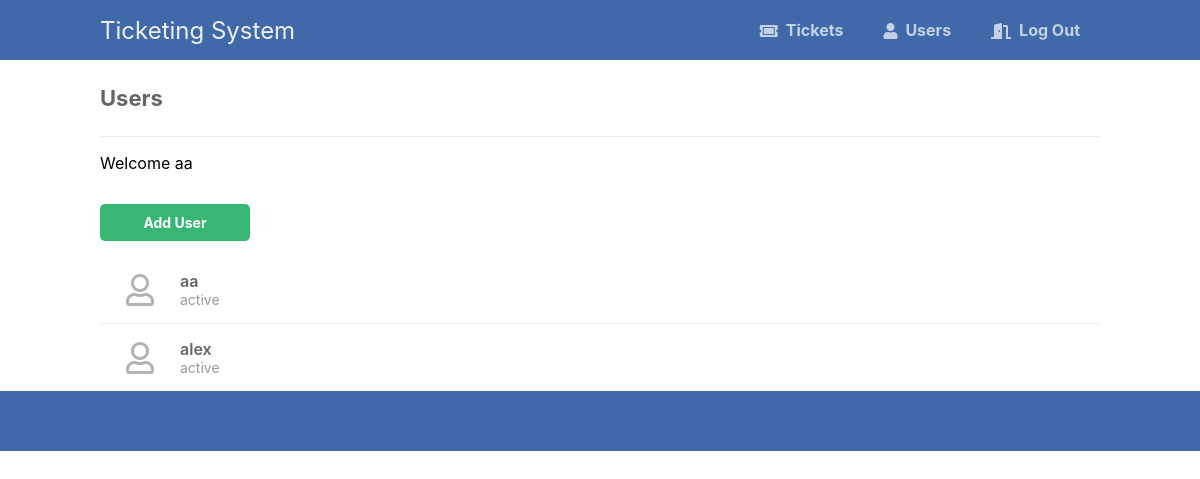
Before: /admin/users.php (signed in) with the older database file.
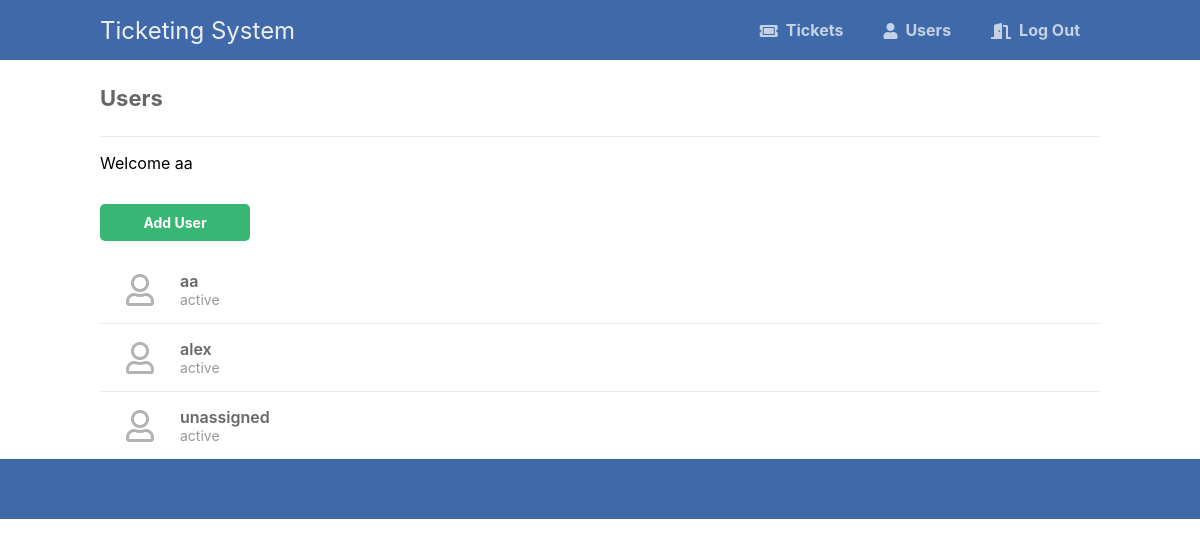
After: the same page with the newer database file.
### tables this page shows
CREATE TABLE `users` (
  `id` int(11) NOT NULL,
  `username` varchar(250) NOT NULL,
  `password` varchar(200) NOT NULL,
  `status` varchar(10) NOT NULL
);

### admin/users.php (the view)
<?php
include '../inc/functions.php';
$pdo = pdo_connect_mysql();
$stmt = $pdo->prepare('SELECT * FROM users');
$stmt->execute();
$users = $stmt->fetchAll(PDO::FETCH_ASSOC);
$username = "";
$cookie_name = "Tickets";
if(!isset($_COOKIE[$cookie_name])) {
  header('Location: login.php');
} else {
	$username = $_COOKIE[$cookie_name];
}
?>
<?=template_header('Tickets')?>
<div class="content home">
	<h2>Users</h2>
	<p>Welcome <?php echo($username); ?> </p>
	<div class="btns">
		<a href="create_user.php" class="btn">Add User</a>
	</div>
	<div class="tickets-list">
		<?php foreach ($users as $user): ?>
		<a href="view_user.php?id=<?=$user['id']?>" class="ticket">
			<span class="con">
				<?php if ($user['status'] == 'active'): ?>
				<i class="far fa-user fa-2x"></i>
				<?php elseif ($user['status'] == 'deactive'): ?>
				<i class="fas fa-user fa-2x"></i>
				<?php endif; ?>
			</span>
			<span class="con">
				<span class="title"><?=htmlspecialchars($user['username'], ENT_QUOTES)?></span>
				<span class="msg"><?=htmlspecialchars($user['status'], ENT_QUOTES)?></span>
			</span>
			<span class="con created"></span>
		</a>
		<?php endforeach; ?>
	</div>
</div>
<?=template_footer()?>

Changed rows visible on the page:
added users: username "unassigned", status "active"
